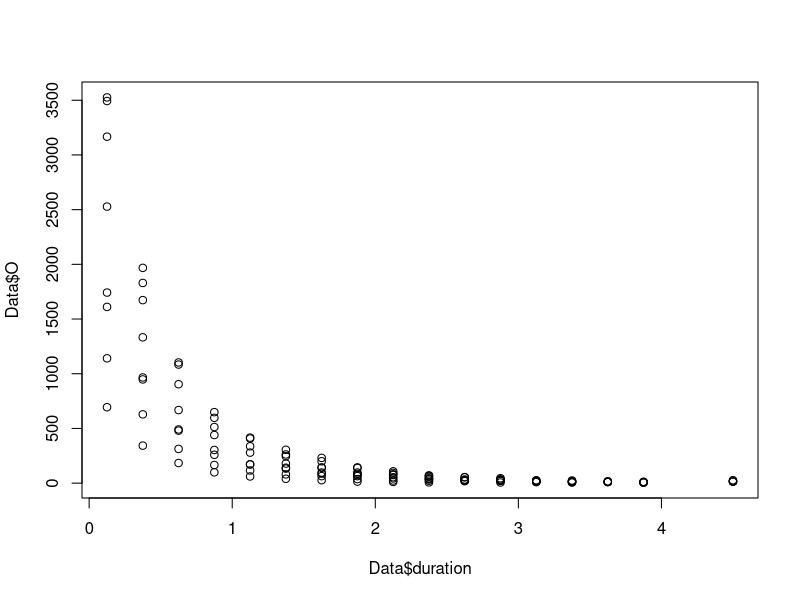
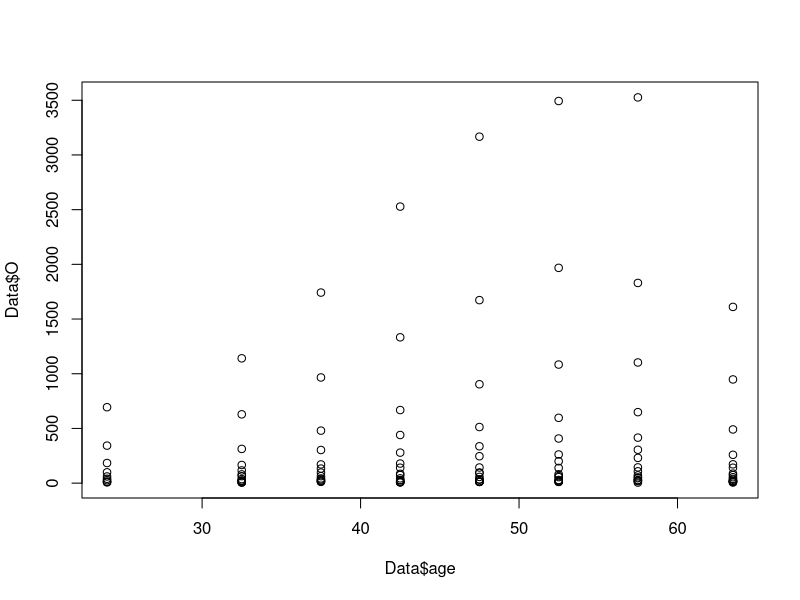
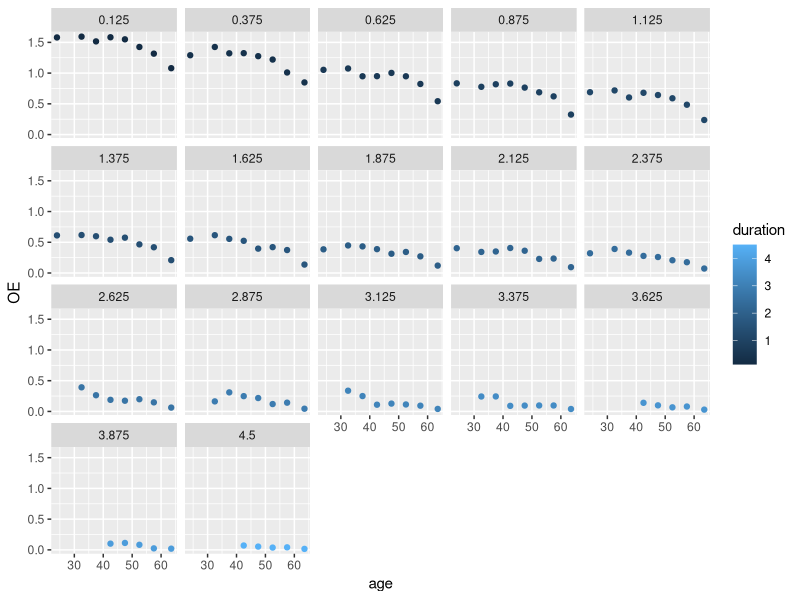
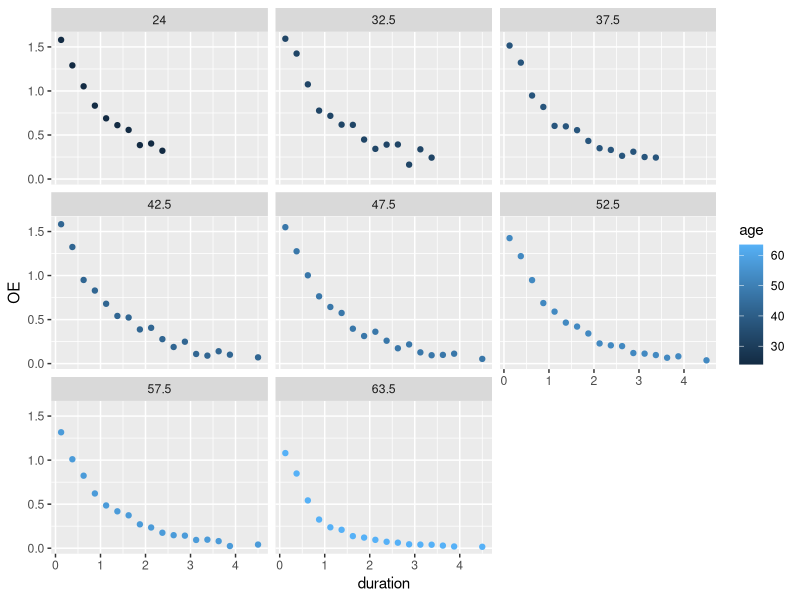
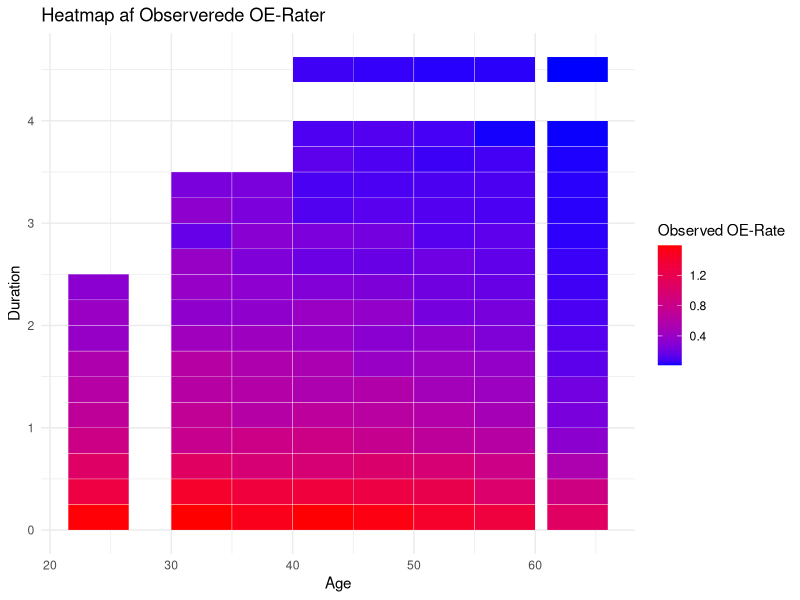

Generate these figures, in order, with R: (Note: this script raises an error after producing the figures.)
######################################################
####               PAKKER OG DATA                 ####
######################################################
library(tidyverse)
library(ggplot2)
library(dplyr)
library(stats)
library(splines)
library(hexbin)

#setwd("/Users/frejalundfredholm/Desktop/Speciale")


# Indlæs data:
Data <- read_csv("Data/LY/LYFJ.csv")

# Opret variabel OE-rater
Data$OE <- Data$O / Data$E

# Vis data og opsummering
View(Data)
summary(Data)


######################################################
####          CENTRERING AF COVARIATER            ####
######################################################

#Centrerer age
unique_ages <- unique(Data$age)
midpoints <- (unique_ages[-1] + unique_ages[-length(unique_ages)]) / 2
custom_last_point <- (67 - 60) / 2 + 60  # Brug 63.5 som værdi i højre endepunkt da det sidste datapunkt er 60 år
midpoints <- c(midpoints, custom_last_point)
Data$age <- midpoints[match(Data$age, unique_ages)]

#Centrerer duration
midpointsduration <- c((unique(Data$duration)[-1] + unique(Data$duration)[-length(unique(Data$duration))]) / 2, unique(Data$duration)[length(unique(Data$duration))])
Data$duration <- midpointsduration[match(Data$duration, unique(Data$duration))]

#Fjerner sidste datapunkt for duration
Data <- Data[Data$duration != unique(Data$duration)[length(unique(Data$duration))], ]

# Vis centreret data
View(Data)

######################################################
####            VISUALISERING AF DATA             ####
######################################################

# Plot O mod duration
plot(y = Data$O, x = Data$duration)

# Plot O mod age
plot(y = Data$O, x = Data$age)


# Scatter plot af OE-rater med alder og duration
ggplot(Data, aes(x = age, y = OE)) +
  geom_point(aes(color = duration)) +
  facet_wrap(~ duration)

# Scatter plot af OE-rater med duration og alder
ggplot(Data, aes(x = duration, y = OE)) +
  geom_point(aes(color = age)) +
  facet_wrap(~ age)

# Vi har forskellige slut varrigheder for de forskellige aldre. For første observeret alder
# 24 år = max varrighed 2.375
# 32.5  = max varrighed 3.375
# 37.5  = max varrighed 3.375
# 42.5+ = max varrighed 4.500  (Men her har man fjernet sidste obs = 5.00, har vi ikke for de andre)

######################################################
####                  HEATMAPS                    ####
######################################################

# Beregn observerede rater
Data$observed_rate <- Data$O / Data$E

# Heatmap for observerede OE-rater
heatmap_observed <- ggplot(Data, aes(y = duration, x = age, fill = observed_rate)) +
  geom_tile(color = "white") +
  scale_fill_gradient(low = "blue", high = "red") +
  labs(title = "Heatmap af Observerede OE-Rater", y = "Duration", x = "Age", fill = "Observed OE-Rate") +
  theme_minimal()

heatmap_observed

# Predicted heatmap
model <- glm_splines_4_4

Data$predicted_O <- predict(model, type="response")

# Heatmap for observerede OE-rater
heatmap_predicted <- ggplot(Data, aes(y = duration, x = age, fill = predicted_rate)) +
  geom_tile(color = "white") +
  scale_fill_gradient(low = "blue", high = "red") +
  labs(title = "Heatmap af Predicted OE-Rater", y = "Duration", x = "Age", fill = "Predicted OE-Rate") +
  theme_minimal()

heatmap_predicted

# Sammenligning
model <- glm_splines_4_4

Data$predicted_O <- predict(model, type="response")

# Heatmap for observerede OE-rater
heatmap_forskel <- ggplot(Data, aes(y = duration, x = age, fill = observed_rate-predicted_rate)) +
  geom_tile(color = "white") +
  scale_fill_gradient(low = "blue", high = "red") +
  labs(title = "Heatmap af Predicted OE-Rater", y = "Duration", x = "Age", fill = "Predicted OE-Rate") +
  theme_minimal()

heatmap_forskel


######################################################
####      AGGREGERING OG IKKE-LINEARE TRENDS      ####
######################################################

# Aggreger data efter age
AgeAgg <- Data %>%
  group_by(age) %>%
  summarise(expoAgg = sum(E), occAgg = sum(O)) %>%
  mutate(OE = occAgg / expoAgg)

# Aggreger data efter duration
DurAgg <- Data %>%
  group_by(duration) %>%
  summarise(expoAgg = sum(E), occAgg = sum(O)) %>%
  mutate(OE = occAgg / expoAgg)

# Plots af aggregerede data
plot(AgeAgg$age, AgeAgg$occAgg)
plot(DurAgg$duration, DurAgg$occAgg)

plot(AgeAgg$age, AgeAgg$OE)
plot(DurAgg$duration, DurAgg$OE)

plot(AgeAgg$age, AgeAgg$expoAgg)
plot(DurAgg$duration, DurAgg$expoAgg)


######################################################
####                  Residualplots               ####
######################################################


residplotage<-function(model){qplot(Data$age, .stdresid,data = model)+
    geom_smooth(method = "loess", size = 1, formula = y ~ x) +
    xlab("age") +
    ylab("fitted values")}

residplotduration<-function(model){qplot(Data$duration, .stdresid,data = model)+
    geom_smooth(method = "loess", size = 1, formula = y ~ x) +
    xlab("duration") +
    ylab("fitted values")}



######################################################
####                  GLM MODELLER                ####
######################################################
glm_OE <- glm(O ~ offset(log(E)), 
                    family = poisson, data = Data)

glm_linear_1 <- glm(O ~ age + duration, offset = log(E), 
                    family = poisson, data = Data)

glm_linear_2 <- glm(O ~ age, offset = log(E), 
                    family = poisson, data = Data)

glm_linear_3 <- glm(O ~ duration, offset = log(E), 
                    family = poisson, data = Data)


summary(glm_linear_1)

AIC(glm_OE,glm_linear_2,glm_linear_3,glm_linear_1)

#Tilføjelsen af duration gør klart mest for AIC, men begge er signifikante. 



######################################################
####                  POLYNIMIER                  ####
######################################################

glm_poly_1 <- glm(O ~ age + poly(duration, 1), offset = log(E), 
                  family = poisson, data = Data)

glm_poly_2 <- glm(O ~ age + poly(duration, 2), offset = log(E), 
                  family = poisson, data = Data)

glm_poly_4 <- glm(O ~ age + poly(duration, 4), offset = log(E), 
                  family = poisson, data = Data)

glm_poly_6 <- glm(O ~ age + poly(duration, 6), offset = log(E), 
                  family = poisson, data = Data)

glm_poly_8 <- glm(O ~ age + poly(duration, 8), offset = log(E), 
                  family = poisson, data = Data)

glm_poly_10 <- glm(O ~ age + poly(duration, 10), offset = log(E), 
                   family = poisson, data = Data)

glm_poly_12 <- glm(O ~ age + poly(duration, 12), offset = log(E), 
                   family = poisson, data = Data)

glm_poly_14 <- glm(O ~ age + poly(duration, 14), offset = log(E), 
                   family = poisson, data = Data)

glm_poly_16 <- glm(O ~ age + poly(duration, 16), offset = log(E), 
                   family = poisson, data = Data)


AIC(glm_poly_1,glm_poly_2,glm_poly_4,glm_poly_6,glm_poly_8,glm_poly_10,glm_poly_12,glm_poly_14,glm_poly_16)

#Den vil bare have flere poly, jo flere jo bedre. 

residplotduration(glm_poly_2)
residplotduration(glm_poly_6)
residplotduration(glm_poly_10)
residplotduration(glm_poly_16)




glm_poly_2_16 <- glm(O ~ poly(age, 2) + poly(duration, 16), offset = log(E), 
                     family = poisson, data = Data)
glm_poly_4_16 <- glm(O ~ poly(age, 4) + poly(duration, 16), offset = log(E), 
                     family = poisson, data = Data)
glm_poly_6_16 <- glm(O ~ poly(age, 6) + poly(duration, 16), offset = log(E), 
                     family = poisson, data = Data)
glm_poly_8_16 <- glm(O ~ poly(age, 7) + poly(duration, 16), offset = log(E), 
                     family = poisson, data = Data)


glm_poly_2_1 <- glm(O ~ poly(age, 2) + poly(duration, 1), offset = log(E), 
                    family = poisson, data = Data)
glm_poly_4_1 <- glm(O ~ poly(age, 4) + poly(duration, 1), offset = log(E), 
                    family = poisson, data = Data)
glm_poly_6_1 <- glm(O ~ poly(age, 6) + poly(duration, 1), offset = log(E), 
                    family = poisson, data = Data)
glm_poly_8_1 <- glm(O ~ poly(age, 7) + poly(duration, 1), offset = log(E),
                    family = poisson, data = Data)

glm_poly_2_2 <- glm(O ~ poly(age, 2) + poly(duration, 2), offset = log(E), 
                    family = poisson, data = Data)
glm_poly_4_2 <- glm(O ~ poly(age, 4) + poly(duration, 2), offset = log(E), 
                    family = poisson, data = Data)
glm_poly_6_2 <- glm(O ~ poly(age, 6) + poly(duration, 2), offset = log(E), 
                    family = poisson, data = Data)
glm_poly_8_2 <- glm(O ~ poly(age, 7) + poly(duration, 2), offset = log(E),
                    family = poisson, data = Data)


glm_poly_2_3 <- glm(O ~ poly(age, 2) + poly(duration, 3), offset = log(E), 
                    family = poisson, data = Data)
glm_poly_4_3 <- glm(O ~ poly(age, 4) + poly(duration, 3), offset = log(E), 
                    family = poisson, data = Data)
glm_poly_6_3 <- glm(O ~ poly(age, 6) + poly(duration, 3), offset = log(E), 
                    family = poisson, data = Data)
glm_poly_8_3 <- glm(O ~ poly(age, 7) + poly(duration, 3), offset = log(E),
                    family = poisson, data = Data)



glm_poly_2_4 <- glm(O ~ poly(age, 2) + poly(duration, 4), offset = log(E), 
                    family = poisson, data = Data)
glm_poly_4_4 <- glm(O ~ poly(age, 4) + poly(duration, 4), offset = log(E), 
                    family = poisson, data = Data)
glm_poly_6_4 <- glm(O ~ poly(age, 6) + poly(duration, 4), offset = log(E), 
                    family = poisson, data = Data)
glm_poly_8_4 <- glm(O ~ poly(age, 7) + poly(duration, 4), offset = log(E),
                    family = poisson, data = Data)




AIC(glm_poly_2_16,glm_poly_4_16,glm_poly_6_16,glm_poly_8_16)
AIC(glm_poly_2_1,glm_poly_4_1,glm_poly_6_1,glm_poly_8_1)
AIC(glm_poly_2_2,glm_poly_4_2,glm_poly_6_2,glm_poly_8_2)
AIC(glm_poly_2_3,glm_poly_4_3,glm_poly_6_3,glm_poly_8_3)
AIC(glm_poly_2_4,glm_poly_4_4,glm_poly_6_4,glm_poly_8_4)

summary(glm_poly_6_2)
summary(glm_poly_4_2)
summary(glm_poly_4_3)
summary(glm_poly_4_4)

#Den eneste kombination hvor alt er signifikant, er for 4 grad på age og 2 grad op duration.

######################################################
####         Prædictions- og residualplot         ####
######################################################
#Indsæt den valgte model: 
model <- glm_poly_4_2

Data$predicted_O <- predict(model, type="response")


#Tjek efter trends
AgeAgg <- Data %>%
  group_by(age) %>%
  summarise(expoAgg = sum(E), occAgg = sum(O), predictedAgg = sum(predicted_O)) %>%
  mutate(predicted_OE = predictedAgg/expoAgg, OE = occAgg/expoAgg)


# Plot OE-rates over age
plot(AgeAgg$age, AgeAgg$OE, 
     col = "blue", 
     pch = 1, 
     xlab = "Age",
     ylab = "OE Rate",
     main = "OE-rates with additive model over Age")

# Tilføj den korrekte splines kurve for OE-raterne
lines(AgeAgg$age, AgeAgg$predicted_OE, col = "red", lwd = 2)


#Tjek efter trends
DurAgg <- Data %>%
  group_by(duration) %>%
  summarise(expoAgg = sum(E), occAgg = sum(O), predictedAgg = sum(predicted_O)) %>%
  mutate(predicted_OE = predictedAgg/expoAgg, OE = occAgg/expoAgg)

# Beregn OE-rater med de korrekte E-værdier


# Plot OE-rates over age
plot(DurAgg$duration, DurAgg$OE, 
     col = "blue", 
     pch = 1, 
     xlab = "Duration",
     ylab = "OE Rate",
     main = "OE-rates with additive model over Duration")

# Tilføj den korrekte splines kurve for OE-raterne
lines(DurAgg$duration, DurAgg$predicted_OE, col = "red", lwd = 2)

residplotage(model)
residplotduration(model)
#abline(v = my_knots, col = "green", lty = 2)




######################################################
####                    SPLINES                   ####
######################################################
glm_splines_0 <- glm(O ~ age + ns(duration, df = 1), offset = log(E), 
                     family = poisson, data = Data)

glm_splines_1 <- glm(O ~ age + ns(duration, df = 2), offset = log(E), 
                     family = poisson, data = Data)

glm_splines_2 <- glm(O ~ age + ns(duration, df = 3), offset = log(E), 
                     family = poisson, data = Data)

glm_splines_4 <- glm(O ~ age + ns(duration, df = 5), offset = log(E), 
                     family = poisson, data = Data)

glm_splines_6 <- glm(O ~ age + ns(duration, df = 7), offset = log(E), 
                     family = poisson, data = Data)

glm_splines_8 <- glm(O ~ age + ns(duration, df = 9), offset = log(E), 
                     family = poisson, data = Data)

glm_splines_10 <- glm(O ~ age + ns(duration, df = 11), offset = log(E), 
                      family = poisson, data = Data)

glm_splines_12 <- glm(O ~ age + ns(duration, df = 13), offset = log(E), 
                      family = poisson, data = Data)

glm_splines_14 <- glm(O ~ age + ns(duration, df = 15), offset = log(E), 
                      family = poisson, data = Data)

glm_splines_16 <- glm(O ~ age + ns(duration, df = 17), offset = log(E), 
                      family = poisson, data = Data)

glm_splines_18 <- glm(O ~ age + ns(duration, df = 19), offset = log(E), 
                      family = poisson, data = Data)

AIC(glm_poly_4_2,glm_splines_0,glm_splines_1,glm_splines_2,glm_splines_4,glm_splines_6,glm_splines_8,glm_splines_10,glm_splines_12,glm_splines_14,glm_splines_16,glm_splines_18)

#bedst for 8

summary(glm_splines_0)

summary(glm_splines_1)

summary(glm_splines_8)



glm_splines_age_0 <- glm(O ~ duration + ns(age, df = 1), offset = log(E), 
                     family = poisson, data = Data)

glm_splines_age_1 <- glm(O ~ duration + ns(age, df = 2), offset = log(E), 
                     family = poisson, data = Data)

glm_splines_age_2 <- glm(O ~ duration + ns(age, df = 3), offset = log(E), 
                     family = poisson, data = Data)

glm_splines_age_4 <- glm(O ~ duration + ns(age, df = 5), offset = log(E), 
                     family = poisson, data = Data)

glm_splines_age_6 <- glm(O ~ duration + ns(age, df = 7), offset = log(E), 
                     family = poisson, data = Data)

glm_splines_age_8 <- glm(O ~ duration + ns(age, df = 9), offset = log(E), 
                     family = poisson, data = Data)

glm_splines_age_10 <- glm(O ~ duration + ns(age, df = 11), offset = log(E), 
                      family = poisson, data = Data)

glm_splines_age_12 <- glm(O ~ duration + ns(age, df = 13), offset = log(E), 
                      family = poisson, data = Data)


AIC(glm_splines_age_0,glm_splines_age_1,glm_splines_age_2,glm_splines_age_4,glm_splines_age_6,glm_splines_age_8,glm_splines_age_10,glm_splines_age_12)

#bedst for 6, men de første bliver ikke signifikante. Bliver det ikke for nogle af splines. Så vi vælger at køre poly på age.

summary(glm_splines_age_6)
summary(glm_splines_age_4)



######################################################
####                SPLINES + AGE                 ####
######################################################


glm_splines_4_0 <- glm(O ~ poly(age,4) + ns(duration, df = 1), offset = log(E), 
                     family = poisson, data = Data)

glm_splines_4_1 <- glm(O ~ poly(age,4)+ ns(duration, df = 2), offset = log(E), 
                     family = poisson, data = Data)

glm_splines_4_2 <- glm(O ~ poly(age,4) + ns(duration, df = 3), offset = log(E), 
                     family = poisson, data = Data)

glm_splines_4_4 <- glm(O ~ poly(age,4) + ns(duration, df = 5), offset = log(E), 
                     family = poisson, data = Data)

glm_splines_4_6 <- glm(O ~ poly(age,4) + ns(duration, df = 7), offset = log(E), 
                     family = poisson, data = Data)

glm_splines_4_8 <- glm(O ~ poly(age,4) + ns(duration, df = 9), offset = log(E), 
                     family = poisson, data = Data)


glm_splines_3_4 <- glm(O ~ poly(age,3) + ns(duration, df = 5), offset = log(E), 
                       family = poisson, data = Data)

glm_splines_3_6 <- glm(O ~ poly(age,3) + ns(duration, df = 7), offset = log(E), 
                       family = poisson, data = Data)

glm_splines_3_8 <- glm(O ~ poly(age,3) + ns(duration, df = 9), offset = log(E), 
                       family = poisson, data = Data)

AIC(glm_splines_4_0,glm_splines_4_1,glm_splines_4_2,glm_splines_4_4,glm_splines_4_6,glm_splines_4_8)
AIC(glm_splines_3_4,glm_splines_3_6,glm_splines_3_8)

summary(glm_splines_4_8)
summary(glm_splines_4_2)
summary(glm_splines_3_4)


######################################################
####         Prædictions- og residualplot         ####
######################################################
#Indsæt den valgte model: 
model <- glm_splines_4_4

Data$predicted_O <- predict(model, type="response")


#Tjek efter trends
AgeAgg <- Data %>%
  group_by(age) %>%
  summarise(expoAgg = sum(E), occAgg = sum(O), predictedAgg = sum(predicted_O)) %>%
  mutate(predicted_OE = predictedAgg/expoAgg, OE = occAgg/expoAgg)


# Plot OE-rates over age
plot(AgeAgg$age, AgeAgg$OE, 
     col = "blue", 
     pch = 1, 
     xlab = "Age",
     ylab = "OE Rate",
     main = "OE-rates with additive model over Age")

# Tilføj den korrekte splines kurve for OE-raterne
lines(AgeAgg$age, AgeAgg$predicted_OE, col = "red", lwd = 2)


#Tjek efter trends
DurAgg <- Data %>%
  group_by(duration) %>%
  summarise(expoAgg = sum(E), occAgg = sum(O), predictedAgg = sum(predicted_O)) %>%
  mutate(predicted_OE = predictedAgg/expoAgg, OE = occAgg/expoAgg)

# Beregn OE-rater med de korrekte E-værdier


# Plot OE-rates over age
plot(DurAgg$duration, DurAgg$OE, 
     col = "blue", 
     pch = 1, 
     xlab = "Duration",
     ylab = "OE Rate",
     main = "OE-rates with additive model over Duration")

# Tilføj den korrekte splines kurve for OE-raterne
lines(DurAgg$duration, DurAgg$predicted_OE, col = "red", lwd = 2)

residplotage(model)
residplotduration(model)
#abline(v = my_knots, col = "green", lty = 2)





